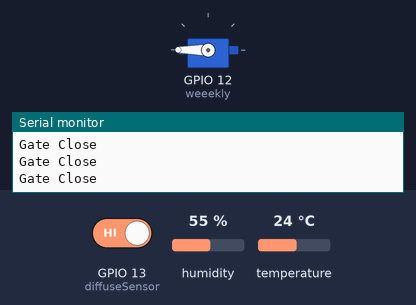
The sketch below on a simulated ESP32. Shown: servo, the last lines printed to the serial monitor. Inputs (shaded band) come from the test bench; at power-on: GPIO 13 (diffuseSensor) HIGH, humidity 55 %, temperature 24 °C.

Above: at 1.2 s.
1.3 s: GPIO 13 (diffuseSensor) driven LOW
At 1.6 s:
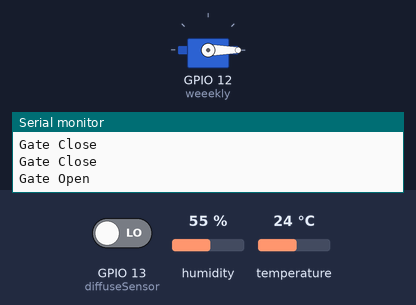
2.8 s: GPIO 13 (diffuseSensor) driven HIGH
At 4.4 s:
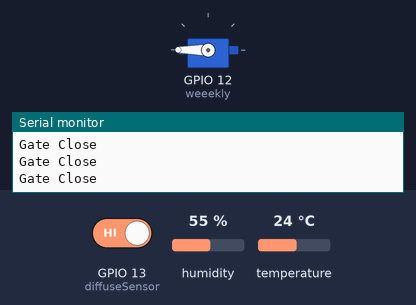
Timing chart, 0 to 5.9 s (numbered marks = the images above; inputs shaded):
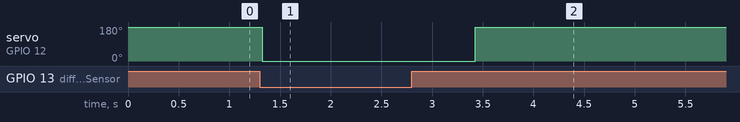

The sketch:

esp32_FreeRTOS_DHT11_Difusse_servo.ino
```cpp
#include <ESP32Servo.h>
#include <DHT.h>
DHT dht(33, DHT11);
Servo weeekly;

const int diffuseSensor = 13;
int sensorState = 0;

TaskHandle_t Task1;

void loop2( void * parameters ){
  for (;;) {
    delay(1000);
    float humi = dht.readHumidity();
    float temp = dht.readTemperature();
    if (isnan(humi) || isnan(temp)) {
      Serial.println("Failed to read from DHT sensor!");
      return;
    }
    Serial.printf(("          Temperature: %.2f°C \t Humidity: %.2f%% \n"),temp,humi);
  }
}

void setup() {
  weeekly.attach(12,500,2500);
  pinMode(diffuseSensor,INPUT);
  Serial.begin(115200);
  dht.begin();

  xTaskCreatePinnedToCore(loop2, "dht11", 5000, NULL, 1, &Task1, 0);
}

void loop() {
  sensorState = digitalRead(diffuseSensor);
  if (sensorState == LOW){
    weeekly.write(0);
    Serial.println("Gate Open");
    delay(1000);
  }else{
    weeekly.write(180);
    Serial.println("Gate Close");
  }
  delay(50);
}
```

Measured:
- after the input at 1.3 s, servo on GPIO 12 (weeekly): 180° → 0° at once
- after the input at 2.8 s, servo on GPIO 12 (weeekly): 0° → 180° after 0.62 s
